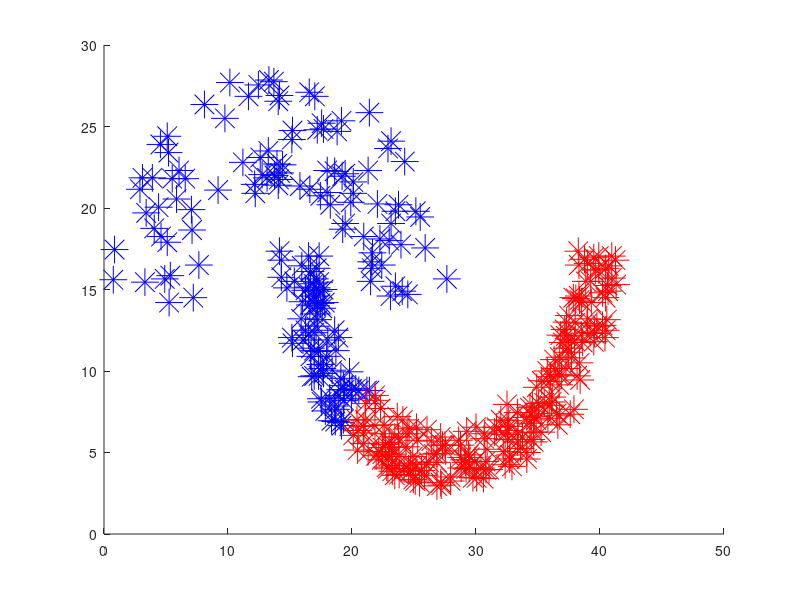

The MATLAB script that drew this image:
A=load('jain.txt');
A=A(:,1:2);
k=2;

% redovi od A su tocke

%konsturiranje matrice W
n=size(A,1);
W=zeros(n,n);
brojac=0;
sum=0;
for i=1:n
   for j=i+1:n
       sum=sum+norm(A(i,:)-A(j,:));
       brojac=brojac+1;
   end
end

sigma=sum/brojac;
       
for i=1:n
    for j=1:n
        W(i,j)=exp(-norm(A(i,:)-A(j,:))^2/sigma);
    end
end

jedinice=ones(n,1);
D=diag(W*jedinice);
XT=zeros(n,k);
X2=zeros(n,k);
%korijen=inv(sqrt(D)), tj. D^(-1/2)
%korijen=zeros(n,n); 
%korijen=D^(-1/2);

korijen=D;
for i=1:n
    korijen(i,i)=1/sqrt(korijen(i,i));
end
H=korijen*W*korijen; %na nju primjenjujemo eig u 2. koraku algoritma

[V, E]=eigs(H,k); %E je S iz algoritma, H mora bit simetricna

% [Y,E]=eig(H);
% for i=1:k
%     V(:,i)=Y(:,n-k+i); % V sadrzi svojstvene vektore k najvecih svojstvenih vrijednosti
% end

Z=korijen*V; %nxk matrica
%normaliziramo Z, normiramo retke od Z i to nam je X tilda
for i=1:n
    XT(i,:)=Z(i,:)/norm(Z(i,:));
end
%XT=diag(1./sqrt(diag(Z*Z')))*Z;
%cetvrti korak algoritma, inicijalizacija
R=zeros(k,k);
i=randi(n,1);
R(:,1)=XT(i,:)';
c=zeros(n,1);
for l=2:k
    c=c+abs(XT*R(:,l-1));
    [mini, minarg]=min(c);
    R(:,l)=XT(minarg,:)';
end

conv=0;
X=zeros(n,k);
br_iter=0;
max_it=10000;
iter=zeros(1,max_it);
while br_iter<max_it
    br_iter=br_iter+1;
    %diskretiziramo rjesenje (6. korak)
    X2=XT*R; %mi smo imali XT zapravo X tilda sa zvjezdicom,
    %a X2 je Xtilda iz koraka 6.
    for i=1:n
        [maxi, maxarg]=max(X2(i,:));
        X(i,:)=zeros(1,k);
        X(i,maxarg)=1;
    end
   %trazimo ortonormiranu R (7. korak)
   %napravimo SVD od X'XT
   [P,S,Q]=svd(X'*XT);
   
   phi=trace(S);
   iter(br_iter+1)=abs(phi-conv);
   if abs(phi-conv)<eps
       break;
   end
    conv=phi;
    R=Q*P';
end
  
centers=zeros(k,2);
zastava=0;
for l=1:k
    brojac=0;
    for i=1:n
        if X(i,l)
            centers(l,:)=centers(l,:)+A(i,:);
            brojac=brojac+1;
            if ~zastava
                zastava=1;
                hold on;
            end
            if l==1
                plot(A(i,1), A(i,2), '*b', 'Markersize', 20);
            else
                plot(A(i,1), A(i,2), '*r', 'Markersize', 20);
            end
        end
    end
    centers(l,:)=centers(l,:)/brojac;
    
end
hold off;


